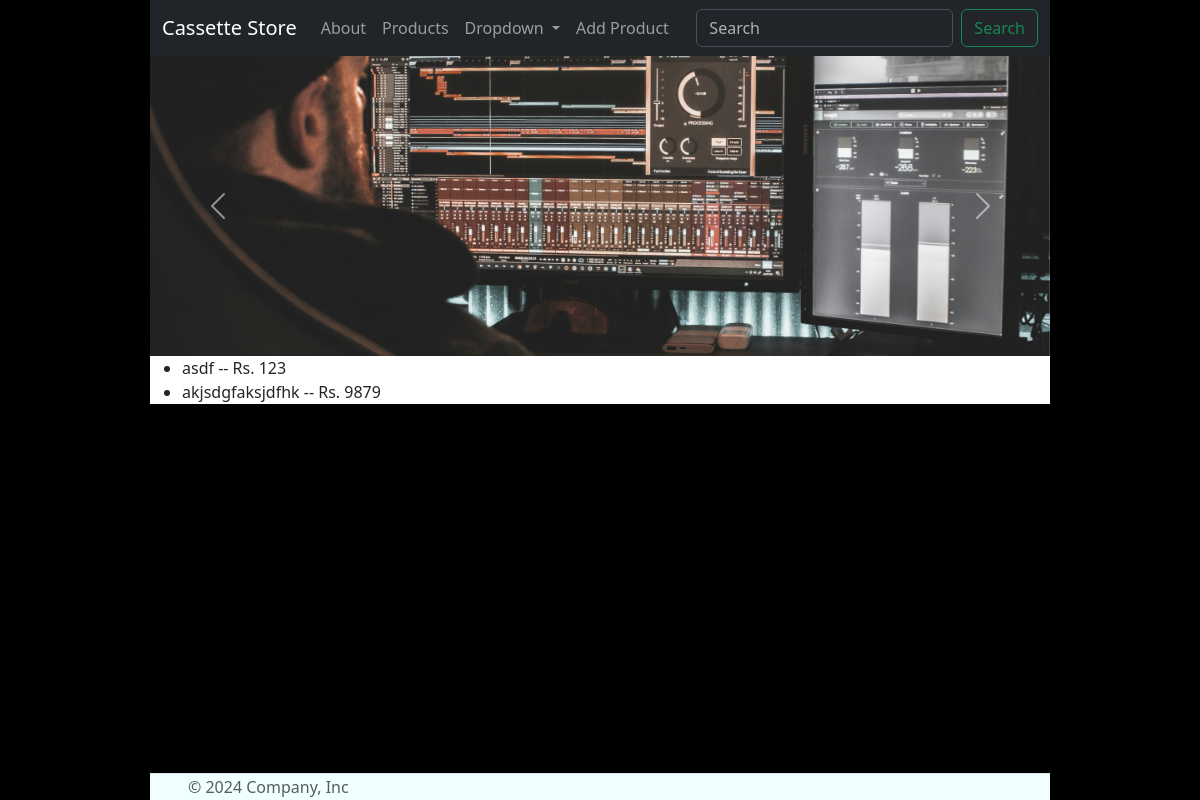
The app's page /, older data.
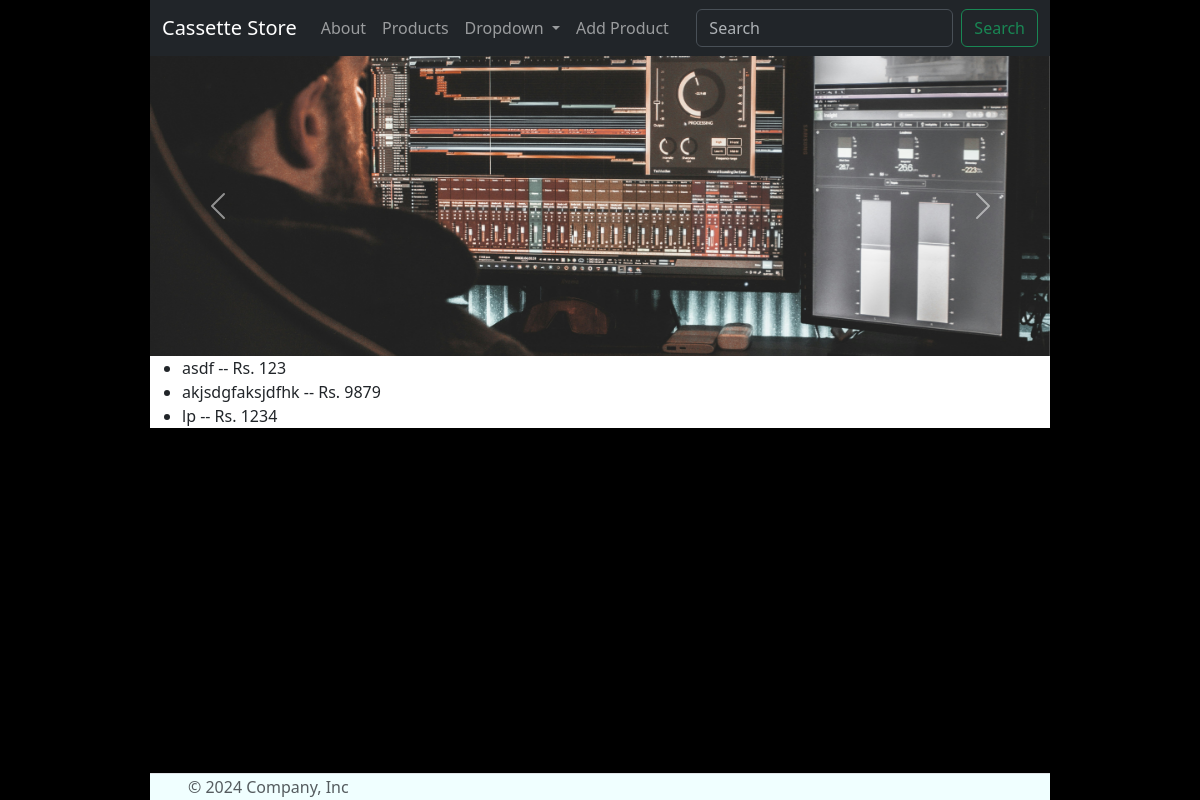
The same page, newer data.
### myapp/models.py (models this page shows, shortened)
class Product(models.Model):
    name = models.CharField(max_length=100) # becomes varchar
    price = models.PositiveIntegerField() # becomes unsigned int
    description = models.TextField() # becomes long or medium text
    stock = models.PositiveIntegerField(default=1)
    created_at =  models.DateTimeField(auto_now_add=True) # stores the curdatetime() in a datetime field
    pic = models.ImageField(upload_to="products/", null = True)

### myapp/views.py (the view)
# urls.py: 2. Add a URL to urlpatterns:  path('', views.home, name='home')
def home(request):
    products = Product.objects.all() # collecting all the products
    context = {
        'prods' : products,
    }
    template = loader.get_template('home.html')
    return HttpResponse(template.render(context, request))

### myapp/templates/home.html (shortened to what this page needs)
{% extends 'base.html' %}
{% load static %}
{% block content %}
<section id="home-carousel">
  <div id="carouselExample" class="carousel slide">
    <div class="carousel-inner">
      <div class="carousel-item active">
        <img src="{% static 'images\carousel\img (1).jpg' %}" class="d-block w-100" alt="...">
      </div>
    </div>
    <button class="carousel-control-prev" type="button" data-bs-target="#carouselExample" data-bs-slide="prev">
      <span class="carousel-control-prev-icon" aria-hidden="true"></span>
    </button>
    <button class="carousel-control-next" type="button" data-bs-target="#carouselExample" data-bs-slide="next">
      <span class="carousel-control-next-icon" aria-hidden="true"></span>
    </button>
  </div>
</section>
<section id="products">
  <div>
    <ul>
      {% for p in prods %}
      <li>{{p.name}} -- Rs. {{p.price}}</li>
      {% endfor %}
    </ul>
  </div>
</section>
{% endblock %}

Row changes from the older to the newer data that the page shows:
added Product: name "lp", price "1234"
